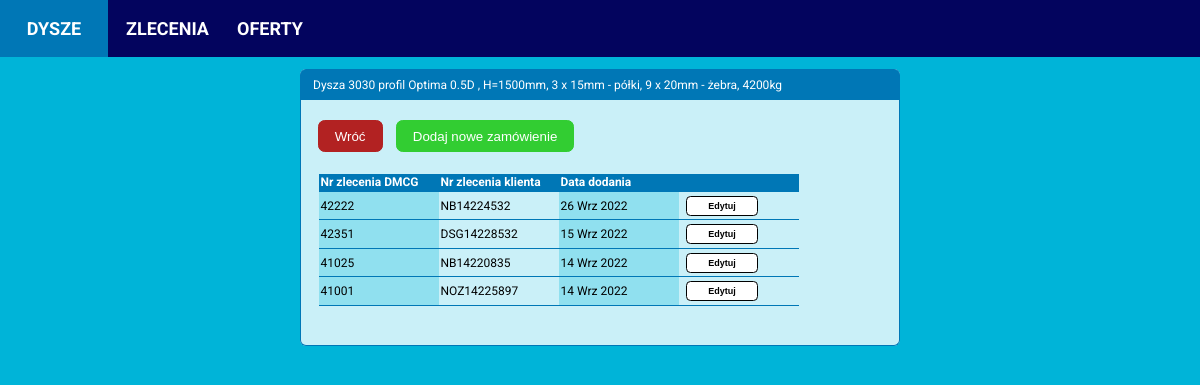
Screenshot of /nozzle/1/orders with the database file from the repository.
### calculator/models.py (models this page shows, shortened)
class Nozzle(models.Model):
    PROFILES = (('Optima', 'Optima'),
                ('19A', '19A'),
                )
    INNER_RING_TYPES = (('Complete st. st. inside', 'Wnętrze nierdzewne'),
                        ('St. st. ring inside', 'Pierścień kawitacyjny nierdzewny'),
                        ('Complete steel', 'Wnętrze ze stali zwykłej'),
                        ('St. st. ring and outlet', 'Pierścień kawitacyjny i wylot ze stali nierdzewnej'))
    date_created = models.DateTimeField(auto_now_add=True)
    diameter = models.PositiveIntegerField(null=False, blank=False)
    profile = models.CharField(max_length=32, choices=PROFILES, null=False, blank=False)
    drawing_number = models.CharField(max_length=32, blank=True)
    profile_height = models.PositiveIntegerField(null=False, blank=False)
    inner_ring_type = models.CharField(max_length=32, choices=INNER_RING_TYPES, null=False, blank=False)
    inner_ring_thickness_propeller_zone = models.PositiveIntegerField(null=False, blank=False)
    inner_ring_thickness_inlet_zone = models.PositiveIntegerField(null=False, blank=False)
    inner_ring_thickness_outlet_zone = models.PositiveIntegerField(null=False, blank=False)
    ribs_quantity = models.PositiveIntegerField(null=False, blank=False)
    ribs_thickness = models.PositiveIntegerField(null=False, blank=False)
    segments_quantity = models.PositiveIntegerField(null=False, blank=False)
    segments_thickness = models.PositiveIntegerField(null=False, blank=False)
    has_headbox = models.BooleanField(null=False, blank=False)
    has_outlet_ring = models.BooleanField(null=False, blank=False)
    theoretical_weight = models.PositiveIntegerField(blank=True, default=0)
    real_weight = models.PositiveIntegerField(blank=True, default=0)

class Order(models.Model):
    nozzle = models.ForeignKey(Nozzle, on_delete=models.CASCADE)
    date_created = models.DateTimeField(auto_now_add=True)
    order_dmcg_number = models.CharField(max_length=32, blank=False, null=False)
    order_client_number = models.CharField(max_length=32, blank=False, null=False)

### calculator/views.py (the view)
# urls.py: path('nozzle/<int:nozzle_id>/orders', nozzle_orders_view, name='nozzle_orders'),
def nozzle_orders_view(request, nozzle_id):
    nozzle = Nozzle.objects.get(id=nozzle_id)
    orders = nozzle.order_set.order_by('-date_created')
    ratio = round((nozzle.profile_height / nozzle.diameter), 1)
    context = {'nozzle': nozzle,
               'orders': orders,
               'ratio': ratio,
               }
    template = 'calculator/nozzle-orders.html'
    return render(request, template, context)

### calculator/templates/calculator/nozzle-orders.html
{% extends 'calculator/base.html' %}
{% block content %}
<div class="content-main">
  <div class="item-box">
    <div class="item-header-box">
      <p>Dysza {{ nozzle.diameter }}
       profil {{ nozzle.profile }}
      {{ ratio }}D {{ type_name }},
      H={{ nozzle.profile_height }}mm,
      {{ nozzle.segments_quantity}} x {{ nozzle.segments_thickness}}mm - półki,
      {{ nozzle.ribs_quantity}} x {{ nozzle.ribs_thickness}}mm - żebra,
      {{ nozzle.theoretical_weight }}kg</p>
    </div>
    <div class="item-details">
      <div class="button-box">
        <a href="{% url 'calculator:nozzle_details' nozzle.id %}"><button class="cancel-btn">Wróć</button></a>
        <a href="{% url 'calculator:add_nozzle_order' nozzle.id %}"><button class="add-btn">Dodaj nowe zamówienie</button></a>
      </div>
      <div class="item-details-table">
        <table>
          <thead>
            <tr>
              <th>Nr zlecenia DMCG</th>
              <th>Nr zlecenia klienta</th>
              <th>Data dodania</th>
              <th></th>
            </tr>
          </thead>
          {% for order in orders %}
          <tr>
            <td>{{ order.order_dmcg_number }}</td>
            <td>{{ order.order_client_number }}</td>
            {% load i18n %}
            {% language 'pl' %}
            <td>{{ order.date_created|date:"d M Y" }}</td>
            {% endlanguage %}
            <td><a href="{% url 'calculator:edit_nozzle_order' nozzle_id=nozzle.id order_id=order.id %}"><button class="show-btn">Edytuj</button></a></td>
          </tr>
          {% endfor %}
        </table>
      </div>
    </div>
  </div>
</div>
{% endblock content %}

### static/styles.css (style rules this page uses)
body { font-family: Roboto, Arial; font-size: 12px; margin: 0 auto; padding: 0; background-color: #00b4d8; }
table { width: 480px; }
table, th, td { border-collapse: collapse; text-align: left; border-bottom: 1px solid #0077b6; margin-left: 0.5em; margin-bottom: 2em; }
td:nth-child(2n+1) { background-color: #90e0ef; }
thead { background-color: #0077b6; color: white; font-weight: 300; }
thead th { width: 100px; }
th, td { padding: 0.125em; }
.content-main { display: flex; flex-direction: row; background-color: #00b4d8; justify-content: space-between; align-items: flex-start; margin: 0 auto; padding: 0 auto; }
.item-box { min-width: 350px; width: 600px; display: flex; flex-direction: column; background-color: #CAF0F8; border-radius: 0.5em; margin: 1em auto; padding: 0px; }
.item-header-box { display: flex; margin: 0; padding-left: 1em; background-color: #0077b6; height: 2.5em; color: white; border-top-left-radius: 0.5em; border-top-right-radius: 0.5em; border-left: 1px solid #0077b6; border-right: 1px solid #0077b6; border-top: 1px solid #0077b6; align-items: center; }
.item-details { padding: 1em 1em; border-left: 1px solid #0077b6; border-right: 1px solid #0077b6; border-bottom: 1px solid #0077b6; border-bottom-left-radius: 0.5em; border-bottom-right-radius: 0.5em; }
.item-details-table { padding: 0.25em 0; margin-top: 1em; }
.button-box { display: flex; justify-content: flex-start; align-items: center; margin: 0.125em 0.25em; }
.show-btn { font-size: 0.75em; font-weight: bold; text-align: center; margin: 0.25em 0.625em; background-color: white; border: 1px solid black; border-radius: 0.5em; height: 1.25rem; width: 8em; cursor: pointer; transition: background-color 0.2s; transition: color 0.2s; }
.add-btn, .confirm-btn, .cancel-btn { background-color: limegreen; color: white; border: 1px solid limegreen; border-radius: 0.5em; height: 2rem; padding: 0.5rem 1rem; margin: 0.5em 0.5em; cursor: pointer; }
.cancel-btn { background-color: firebrick; border: 1px solid firebrick; margin-left: 0.125em; }

### rows the page displays
Nozzle: diameter "3030", profile "Optima", profile_height "1500", segments_quantity "3", segments_thickness "15", ribs_quantity "9", ribs_thickness "20", theoretical_weight "4200"
Order: order_dmcg_number "42222", order_client_number "NB14224532", date_created "26 Wrz 2022"
Order: order_dmcg_number "42351", order_client_number "DSG14228532", date_created "15 Wrz 2022"
Order: order_dmcg_number "41025", order_client_number "NB14220835", date_created "14 Wrz 2022"
Order: order_dmcg_number "41001", order_client_number "NOZ14225897", date_created "14 Wrz 2022"

### other values shown
{{ ratio }} "0.5"
